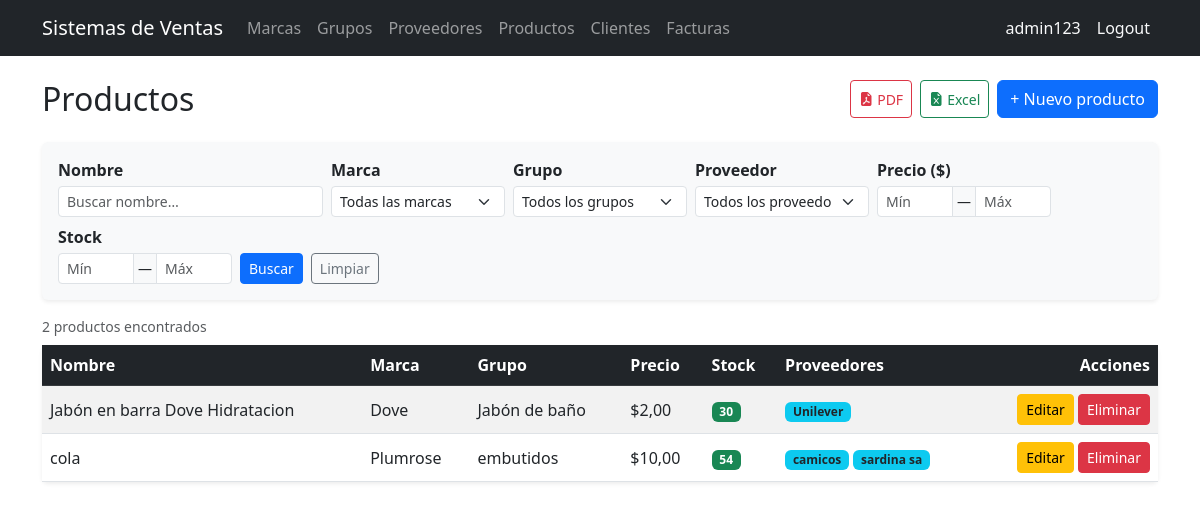
The page /products/ (signed in) on the database as committed earlier.
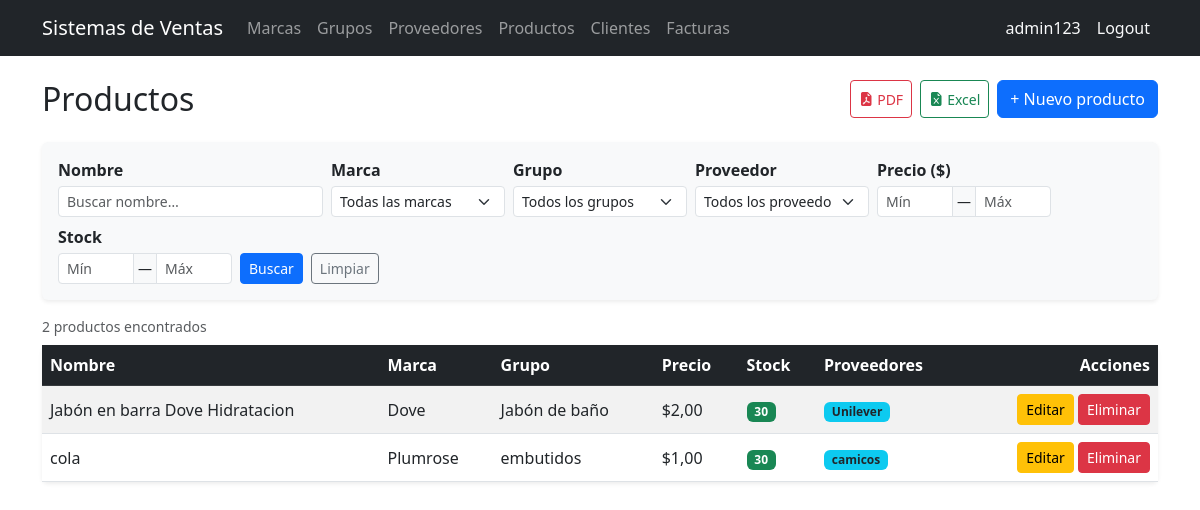
The same page on the database as committed later.
### billing/models.py (models this page shows, shortened)
class Product(models.Model):
    name = models.CharField(max_length=200, verbose_name='Nombre del producto')
    description = models.TextField(blank=True, null=True, verbose_name='Descripción')
    brand = models.ForeignKey(Brand, on_delete=models.PROTECT, related_name='products', verbose_name='Marca')
    group = models.ForeignKey(ProductGroup, on_delete=models.PROTECT, related_name='products', verbose_name='Grupo')
    suppliers = models.ManyToManyField(Supplier, related_name='products', blank=True, verbose_name='Proveedor')
    unit_price = models.DecimalField(max_digits=12, decimal_places=2, verbose_name='Precio unitario')
    stock = models.IntegerField(default=0)
    is_active = models.BooleanField(default=True, verbose_name='Activo')
    created_at = models.DateTimeField(auto_now_add=True)
    updated_at = models.DateTimeField(auto_now=True)
    class Meta:
        verbose_name = 'Product'
        verbose_name_plural = 'Products'
        ordering = ['name']

class Brand(models.Model):
    name = models.CharField(max_length=100, unique=True, verbose_name='Nombre de marca')
    description = models.TextField(blank=True, null=True , verbose_name='Descripción')
    is_active = models.BooleanField(default=True, verbose_name='Activo')
    created_at = models.DateTimeField(auto_now_add=True)
    updated_at = models.DateTimeField(auto_now=True)
    class Meta:
        verbose_name = 'Brand'
        verbose_name_plural = 'Brands'
        ordering = ['name']
    def __str__(self): return self.name

class ProductGroup(models.Model):
    name = models.CharField(max_length=100, unique=True, verbose_name='Nombre del grupo')
    is_active = models.BooleanField(default=True, verbose_name='Activo')
    created_at = models.DateTimeField(auto_now_add=True)
    updated_at = models.DateTimeField(auto_now=True)
    class Meta:
        verbose_name = 'Product Group'
        verbose_name_plural = 'Product Groups'
        ordering = ['name']
    def __str__(self): return self.name

class Supplier(models.Model):
    name = models.CharField(max_length=200, verbose_name='Nombre de la compañia')
    contact_name = models.CharField(max_length=200, blank=True, null=True, verbose_name='Nombre de contacto')
    email = models.EmailField(blank=True, null=True)
    phone = models.CharField(max_length=20, blank=True, null=True, verbose_name='Teléfono')
    address = models.TextField(blank=True, null=True, verbose_name='Dirección')
    is_active = models.BooleanField(default=True, verbose_name='Activo')
    created_at = models.DateTimeField(auto_now_add=True)
    updated_at = models.DateTimeField(auto_now=True)
    class Meta:
        verbose_name = 'Supplier'
        verbose_name_plural = 'Suppliers'
        ordering = ['name']
    def __str__(self): return self.name

### billing/views.py (the view)
# urls.py: path('products/', views.ProductListView.as_view(), name='product_list'),
class ProductListView(ExportMixin, LoginRequiredMixin, ListView):
    model = Product
    template_name = 'billing/product_list.html'
    context_object_name = 'items'
    paginate_by = 3
    export_filename = 'productos'
    export_fields = [
        ('name',                                                       'Nombre'),
        ('brand.name',                                                 'Marca'),
        ('group.name',                                                 'Grupo'),
        ('unit_price',                                                 'Precio ($)'),
        ('stock',                                                      'Stock'),
        (lambda obj: ', '.join(s.name for s in obj.suppliers.all()),   'Proveedores'),
    ]
    def get_queryset(self):
        qs = (
            Product.objects
            .select_related('brand', 'group')
            .prefetch_related('suppliers')
            .order_by('name')
        )
        form = ProductSearchForm(self.request.GET)
        if form.is_valid():
            if form.cleaned_data.get('name'):
                qs = qs.filter(name__icontains=form.cleaned_data['name'])
            if form.cleaned_data.get('brand'):
                qs = qs.filter(brand=form.cleaned_data['brand'])
            if form.cleaned_data.get('group'):
                qs = qs.filter(group=form.cleaned_data['group'])
            if form.cleaned_data.get('supplier'):
                qs = qs.filter(suppliers=form.cleaned_data['supplier'])
            if form.cleaned_data.get('price_min') is not None:
                qs = qs.filter(unit_price__gte=form.cleaned_data['price_min'])
            if form.cleaned_data.get('price_max') is not None:
                qs = qs.filter(unit_price__lte=form.cleaned_data['price_max'])
            if form.cleaned_data.get('stock_min') is not None:
                qs = qs.filter(stock__gte=form.cleaned_data['stock_min'])
            if form.cleaned_data.get('stock_max') is not None:
                qs = qs.filter(stock__lte=form.cleaned_data['stock_max'])
        return qs
    def get_context_data(self, **kwargs):
        ctx = super().get_context_data(**kwargs)   # ExportMixin pone query_params
        ctx['search_form'] = ProductSearchForm(self.request.GET)
        return ctx

### billing/mixins.py (called while the page is built)
    def get(self, request, *args, **kwargs):
        fmt = request.GET.get('export')
        if fmt == 'pdf':
            return self.export_pdf(self.get_queryset())
        if fmt == 'excel':
            return self.export_excel(self.get_queryset())
        return super().get(request, *args, **kwargs)

    def get_context_data(self, **kwargs):
        ctx = super().get_context_data(**kwargs)
        params = self.request.GET.copy()
        params.pop('page', None)
        params.pop('export', None)
        ctx['query_params'] = params.urlencode()
        return ctx

### billing/templates/billing/product_list.html (shortened to what the changed rows need)
{% extends 'billing/base.html' %}
{% block content %}
<div class="d-flex justify-content-between align-items-center mb-4">
  <h2 class="mb-0">Productos</h2>
</div>
<div class="card shadow-sm border-0">
  <div class="table-responsive">
    <table class="table table-striped table-hover align-middle mb-0">
      <thead class="table-dark">
        <tr>
          <th>Nombre</th>
          <th>Marca</th>
          <th>Grupo</th>
          <th>Precio</th>
          <th>Stock</th>
          <th>Proveedores</th>
          <th class="text-end">Acciones</th>
        </tr>
      </thead>
      <tbody>
        {% for item in items %}
        <tr>
          <td>{{ item.name }}</td>
          <td>{{ item.brand.name }}</td>
          <td>{{ item.group.name }}</td>
          <td>${{ item.unit_price }}</td>
          <td>
            <span class="badge {% if item.stock == 0 %}bg-danger{% elif item.stock < 5 %}bg-warning text-dark{% else %}bg-success{% endif %}">
              {{ item.stock }}
            </span>
          </td>
          <td>
            {% for s in item.suppliers.all %}
              <span class="badge bg-info text-dark">{{ s.name }}</span>
            {% empty %}
              <span class="text-muted">—</span>
            {% endfor %}
          </td>
          <td class="text-end">
            <a href="{% url 'billing:product_update' item.pk %}" class="btn btn-sm btn-warning">Editar</a>
            <a href="{% url 'billing:product_delete' item.pk %}" class="btn btn-sm btn-danger">Eliminar</a>
          </td>
        </tr>
        {% empty %}
        <tr>
          <td colspan="7" class="text-center text-muted py-4">No se encontraron productos.</td>
        </tr>
        {% endfor %}
      </tbody>
    </table>
  </div>
</div>
{% endblock %}

Rows that differ between the two databases and show on the page:
changed Product "cola": loses Supplier (name "sardina sa"); unit_price "10,00" → "1,00"; stock "54" → "30"
